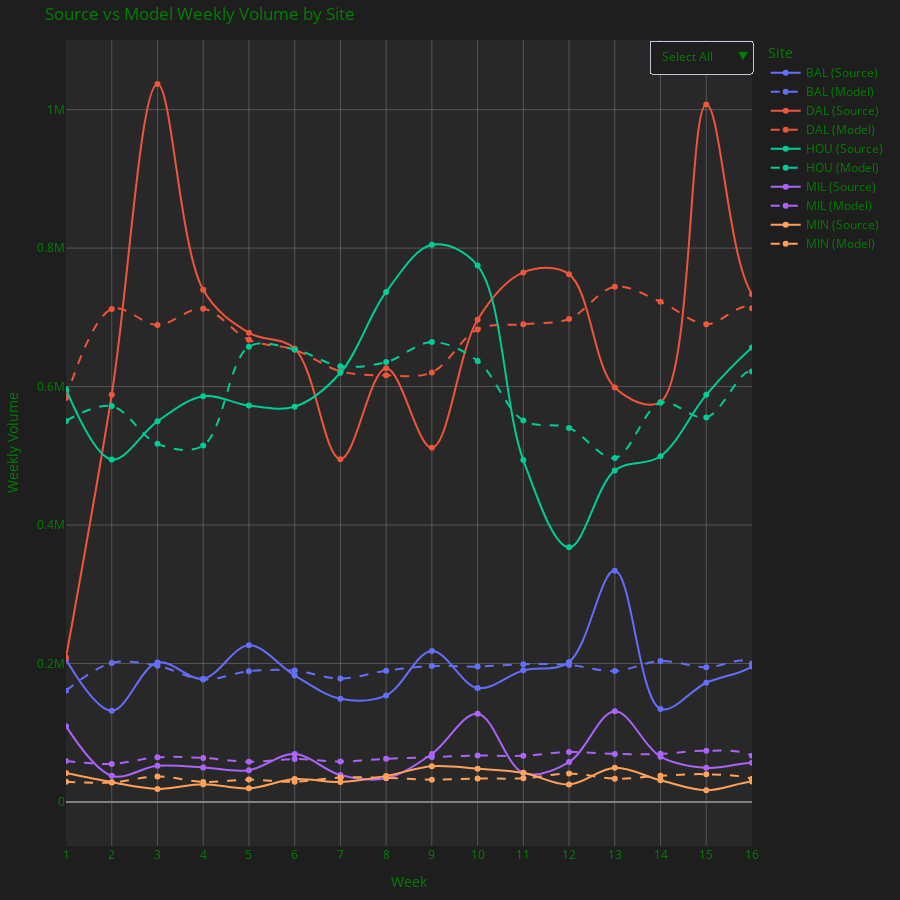

Notebook cell for this chart:
### Code cell
import pandas as pd
import plotly.graph_objects as go
import plotly.colors

# Load the data from the compiled CSV file
input_file = r'C:\Users\aaron.eades\OneDrive - Liquid Environmental Solutions\Documents\Programing\Python\Automated Density\exports\compiled_file_with_source_2.csv'
df = pd.read_csv(input_file)

# List of columns representing the weeks (1 to 26)
week_columns = [str(i) for i in range(1, 27)]  # Adjust the range if fewer or more weeks exist

# Group by 'Site' and sum the Model Volume (week columns)
grouped_model = df.groupby('Site')[week_columns].sum()

# Define global parameters for Source projection
predict = 26  # Number of weeks to predict
weekCodes = [str(i) for i in range(1, predict + 1)]

# Function to create the source projection based on Source_NSD, frequency, and gallons
def create_customer_projection(start_week, frequency, gallons):
    projection = pd.Series(0, index=weekCodes)
    for week in range(start_week, predict + 1, frequency):
        if week <= predict:
            projection[str(week)] = gallons
    return projection

# List to store source projections for each customer
source_projections = []

# Generate projections for each customer using 'Source_NSD' as start_week
for idx, row in df.iterrows():
    try:
        start_week = int(row['Source_NSD'])  # Source start week is in 'Source_NSD'
        frequency = int(row['FREQ'])  # Frequency of service
        gallons = float(row['GALLONS'])  # Gallons for each customer

        # Create the projection for the source
        source_projection = create_customer_projection(start_week, frequency, gallons)

        # Append to source projections with the Site as an identifier
        source_projections.append((row['Site'], source_projection))
    
    except ValueError:
        print(f"Skipping row {idx} due to missing or invalid data.")

# Convert the list of projections into a DataFrame
projection_df = pd.DataFrame([proj[1] for proj in source_projections])
projection_df['Site'] = [proj[0] for proj in source_projections]

# Group by 'Site' and sum the Source Volume (week columns)
grouped_source = projection_df.groupby('Site')[weekCodes].sum()

# Create the figure
fig = go.Figure()

# Generate a color palette for sites
color_palette = plotly.colors.qualitative.Plotly

# Add traces for each site's Model and Source projection
for i, site in enumerate(grouped_model.index):
    color = color_palette[i % len(color_palette)]  # Rotate through the color palette

    # Source volume trace (solid line with primary color)
    fig.add_trace(go.Scatter(x=weekCodes, y=grouped_source.loc[site],
                             mode='lines+markers', name=f'{site} (Source)',
                             line=dict(dash='solid', shape='spline', color=color), visible=True))

    # Model volume trace (dashed line with a lighter version of the same color)
    fig.add_trace(go.Scatter(x=weekCodes, y=grouped_model.loc[site],
                             mode='lines+markers', name=f'{site} (Model)',
                             line=dict(dash='dash', shape='spline', color=color), visible=True))

# Button logic to toggle between Just Source, Just Model, or Both
buttons = [
    {
        'method': 'restyle',
        'label': 'Select All',
        'args': [{'visible': [True] * len(grouped_model.index) * 2}]
    },
    {
        'method': 'restyle',
        'label': 'Just Source',
        'args': [{'visible': [i % 2 == 0 for i in range(len(grouped_model.index) * 2)]}]
    },
    {
        'method': 'restyle',
        'label': 'Just Model',
        'args': [{'visible': [i % 2 == 1 for i in range(len(grouped_model.index) * 2)]}]
    }
    # {
    #     'method': 'restyle',
    #     'label': 'Clear All',
    #     'args': [{'visible': [False] * len(grouped_model.index) * 2}]
    # }
]

# Add individual site buttons for both Model and Source
buttons += [
    {
        'method': 'restyle',
        'label': site,
        'args': [{'visible': [(i == j * 2 or i == j * 2 + 1) for i in range(len(grouped_model.index) * 2)]}]
    } for j, site in enumerate(grouped_model.index)
]

# Update layout for better interactivity
fig.update_layout(
    title="Source vs Model Weekly Volume by Site",
    xaxis_title="Week",
    yaxis_title="Weekly Volume",
    paper_bgcolor='rgb(30, 30, 30)',  # Dark background
    plot_bgcolor='rgb(40, 40, 40)',   # Slightly lighter background for plot area
    font=dict(color='green'),         # Green font for labels
    xaxis=dict(tickmode='linear', tick0=1, dtick=1, range=[0, 15], gridcolor='gray', zerolinecolor='gray', gridwidth=0.5),
    yaxis=dict(gridcolor='gray', zerolinecolor='gray', gridwidth=0.5),
    updatemenus=[{
        'buttons': buttons,
        'direction': 'down',
        'showactive': True,
        'x': 1,
        'y': 1,
    }],
    hovermode='x',
    legend_title="Site",
    height=900,  # Adjust the height if needed,
    margin=dict(l=40, r=20, t=40, b=40)  # Reducing the margins
)

# Display the plot
fig.show()

### Figure 1 — Plotly figure (JSON) as saved in the notebook; plotly's stock layout.template omitted (floating-point values rounded to 4 significant figures)
{"data": [{"line": {"color": "#636EFA", "dash": "solid", "shape": "spline"}, "mode": "lines+markers", "name": "BAL (Source)", "type": "scatter", "visible": true, "x": ["1", "2", "3", "4", "5", "6", "7", "8", "9", "10", "11", "12", "13", "14", "15", "16", "17", "18", "19", "20", "21", "22", "23", "24", "25", "26"], "y": [205825, 131738, 201402, 178031, 226427, 182808, 149007, 153812, 218000, 164501, 190084, 202225, 334121, 134417, 172215, 195680, 258805, 181669, 166266, 163448, 240182, 173845, 212230, 202764, 284667, 128389]}, {"line": {"color": "#636EFA", "dash": "dash", "shape": "spline"}, "mode": "lines+markers", "name": "BAL (Model)", "type": "scatter", "visible": true, "x": ["1", "2", "3", "4", "5", "6", "7", "8", "9", "10", "11", "12", "13", "14", "15", "16", "17", "18", "19", "20", "21", "22", "23", "24", "25", "26"], "y": [160707, 200767, 196599, 176866, 188916, 189697, 178175, 189542, 196266, 195504, 198996, 197957, 189141, 203484, 194415, 200008, 0, 0, 0, 0, 0, 0, 0, 0, 0, 0]}, {"line": {"color": "#EF553B", "dash": "solid", "shape": "spline"}, "mode": "lines+markers", "name": "DAL (Source)", "type": "scatter", "visible": true, "x": ["1", "2", "3", "4", "5", "6", "7", "8", "9", "10", "11", "12", "13", "14", "15", "16", "17", "18", "19", "20", "21", "22", "23", "24", "25", "26"], "y": [208470, 588169, 1036959, 739720, 677590, 654888, 495107, 626558, 511564, 696578, 764890, 762065, 598713, 577699, 1007297, 733450, 685110, 694518, 502576, 583273, 651394, 727088, 785002, 794875, 591612, 569029]}, {"line": {"color": "#EF553B", "dash": "dash", "shape": "spline"}, "mode": "lines+markers", "name": "DAL (Model)", "type": "scatter", "visible": true, "x": ["1", "2", "3", "4", "5", "6", "7", "8", "9", "10", "11", "12", "13", "14", "15", "16", "17", "18", "19", "20", "21", "22", "23", "24", "25", "26"], "y": [583390, 712087, 689066, 712492, 667445, 653222, 622143, 616207, 620423, 682595, 690141, 697636, 744214, 722446, 690155, 713188, 0, 0, 0, 0, 0, 0, 0, 0, 0, 0]}, {"line": {"color": "#00CC96", "dash": "solid", "shape": "spline"}, "mode": "lines+markers", "name": "HOU (Source)", "type": "scatter", "visible": true, "x": ["1", "2", "3", "4", "5", "6", "7", "8", "9", "10", "11", "12", "13", "14", "15", "16", "17", "18", "19", "20", "21", "22", "23", "24", "25", "26"], "y": [596173, 494569, 549788, 585935, 572624, 571020, 619927, 736646, 804749, 774828, 493786, 367751, 478894, 499416, 588018, 656392, 708343, 586496, 654458, 687123, 768135, 694975, 478452, 422601, 517411, 512226]}, {"line": {"color": "#00CC96", "dash": "dash", "shape": "spline"}, "mode": "lines+markers", "name": "HOU (Model)", "type": "scatter", "visible": true, "x": ["1", "2", "3", "4", "5", "6", "7", "8", "9", "10", "11", "12", "13", "14", "15", "16", "17", "18", "19", "20", "21", "22", "23", "24", "25", "26"], "y": [550337, 571815, 517243, 514736, 657605, 653597, 629490, 635329, 664242, 637042, 551002, 540273, 496799, 576590, 555371, 621700, 0, 0, 0, 0, 0, 0, 0, 0, 0, 0]}, {"line": {"color": "#AB63FA", "dash": "solid", "shape": "spline"}, "mode": "lines+markers", "name": "MIL (Source)", "type": "scatter", "visible": true, "x": ["1", "2", "3", "4", "5", "6", "7", "8", "9", "10", "11", "12", "13", "14", "15", "16", "17", "18", "19", "20", "21", "22", "23", "24", "25", "26"], "y": [109509, 37761, 52179, 49665, 45948, 69373, 38857, 34133, 69375, 127434, 42022, 57534, 130830, 65396, 49240, 56713, 55716, 56939, 56332, 27414, 66221, 130388, 41032, 81860, 141060, 55779]}, {"line": {"color": "#AB63FA", "dash": "dash", "shape": "spline"}, "mode": "lines+markers", "name": "MIL (Model)", "type": "scatter", "visible": true, "x": ["1", "2", "3", "4", "5", "6", "7", "8", "9", "10", "11", "12", "13", "14", "15", "16", "17", "18", "19", "20", "21", "22", "23", "24", "25", "26"], "y": [59180, 54983, 64502, 63562, 58078, 61971, 58356, 62297, 64801, 67114, 66567, 72137, 69409, 69465, 74082, 66655, 0, 0, 0, 0, 0, 0, 0, 0, 0, 0]}, {"line": {"color": "#FFA15A", "dash": "solid", "shape": "spline"}, "mode": "lines+markers", "name": "MIN (Source)", "type": "scatter", "visible": true, "x": ["1", "2", "3", "4", "5", "6", "7", "8", "9", "10", "11", "12", "13", "14", "15", "16", "17", "18", "19", "20", "21", "22", "23", "24", "25", "26"], "y": [41750, 28605, 18875, 25538, 19694, 33068, 28834, 37567, 51464, 47973, 42044, 25190, 49459, 31299, 16925, 29554, 29799, 38408, 31794, 35687, 50014, 46763, 24268, 30486, 58389, 44004]}, {"line": {"color": "#FFA15A", "dash": "dash", "shape": "spline"}, "mode": "lines+markers", "name": "MIN (Model)", "type": "scatter", "visible": true, "x": ["1", "2", "3", "4", "5", "6", "7", "8", "9", "10", "11", "12", "13", "14", "15", "16", "17", "18", "19", "20", "21", "22", "23", "24", "25", "26"], "y": [29005, 28129, 36834, 28904, 32264, 29143, 35249, 34729, 32134, 33757, 34199, 41143, 33625, 37825, 40069, 33444, 1550, 1800, 1450, 1200, 1200, 2100, 3800, 3900, 4200, 3550]}], "layout": {"font": {"color": "green"}, "height": 900, "hovermode": "x", "legend": {"title": {"text": "Site"}}, "margin": {"b": 40, "l": 40, "r": 20, "t": 40}, "paper_bgcolor": "rgb(30, 30, 30)", "plot_bgcolor": "rgb(40, 40, 40)", "title": {"text": "Source vs Model Weekly Volume by Site"}, "updatemenus": [{"buttons": [{"args": [{"visible": [true, true, true, true, true, true, true, true, true, true]}], "label": "Select All", "method": "restyle"}, {"args": [{"visible": [true, false, true, false, true, false, true, false, true, false]}], "label": "Just Source", "method": "restyle"}, {"args": [{"visible": [false, true, false, true, false, true, false, true, false, true]}], "label": "Just Model", "method": "restyle"}, {"args": [{"visible": [true, true, false, false, false, false, false, false, false, false]}], "label": "BAL", "method": "restyle"}, {"args": [{"visible": [false, false, true, true, false, false, false, false, false, false]}], "label": "DAL", "method": "restyle"}, {"args": [{"visible": [false, false, false, false, true, true, false, false, false, false]}], "label": "HOU", "method": "restyle"}, {"args": [{"visible": [false, false, false, false, false, false, true, true, false, false]}], "label": "MIL", "method": "restyle"}, {"args": [{"visible": [false, false, false, false, false, false, false, false, true, true]}], "label": "MIN", "method": "restyle"}], "direction": "down", "showactive": true, "x": 1, "y": 1}], "xaxis": {"dtick": 1, "gridcolor": "gray", "gridwidth": 0.5, "range": [0, 15], "tick0": 1, "tickmode": "linear", "title": {"text": "Week"}, "zerolinecolor": "gray"}, "yaxis": {"gridcolor": "gray", "gridwidth": 0.5, "title": {"text": "Weekly Volume"}, "zerolinecolor": "gray"}}}
